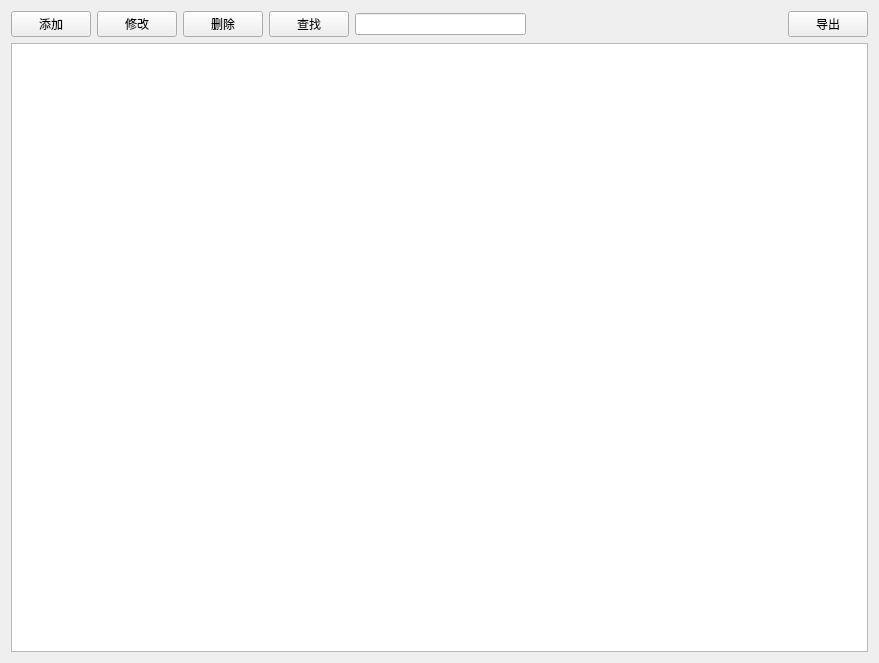
<?xml version="1.0" encoding="UTF-8"?>
<ui version="4.0">
 <class>OwnerManagementItem</class>
 <widget class="QWidget" name="OwnerManagementItem">
  <property name="geometry">
   <rect>
    <x>0</x>
    <y>0</y>
    <width>879</width>
    <height>663</height>
   </rect>
  </property>
  <property name="windowTitle">
   <string>OwnerManagementItem</string>
  </property>
  <layout class="QGridLayout" name="gridLayout">
   <item row="0" column="0">
    <layout class="QHBoxLayout" name="horizontalLayout_2">
     <item>
      <widget class="QPushButton" name="AddButton">
       <property name="text">
        <string>添加</string>
       </property>
      </widget>
     </item>
     <item>
      <widget class="QPushButton" name="pushButton_2">
       <property name="text">
        <string>修改</string>
       </property>
      </widget>
     </item>
     <item>
      <widget class="QPushButton" name="pushButton_3">
       <property name="text">
        <string>删除</string>
       </property>
      </widget>
     </item>
     <item>
      <layout class="QHBoxLayout" name="horizontalLayout">
       <item>
        <widget class="QPushButton" name="pushButton_4">
         <property name="text">
          <string>查找</string>
         </property>
        </widget>
       </item>
       <item>
        <widget class="QLineEdit" name="lineEdit"/>
       </item>
      </layout>
     </item>
     <item>
      <spacer name="horizontalSpacer">
       <property name="orientation">
        <enum>Qt::Orientation::Horizontal</enum>
       </property>
       <property name="sizeHint" stdset="0">
        <size>
         <width>40</width>
         <height>20</height>
        </size>
       </property>
      </spacer>
     </item>
     <item>
      <widget class="QPushButton" name="pushButton">
       <property name="text">
        <string>导出</string>
       </property>
      </widget>
     </item>
    </layout>
   </item>
   <item row="1" column="0">
    <widget class="QTableView" name="tableView_Own"/>
   </item>
  </layout>
 </widget>
 <resources/>
 <connections/>
</ui>
